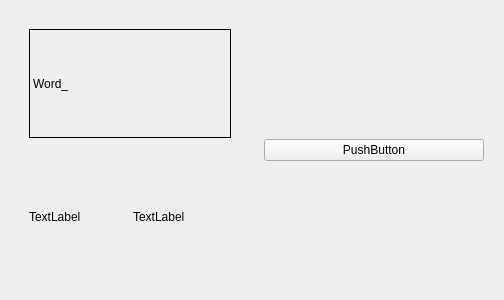
<?xml version="1.0" encoding="UTF-8"?>
<ui version="4.0">
 <class>WordCard</class>
 <widget class="QWidget" name="WordCard">
  <property name="geometry">
   <rect>
    <x>0</x>
    <y>0</y>
    <width>504</width>
    <height>300</height>
   </rect>
  </property>
  <property name="windowTitle">
   <string>Form</string>
  </property>
  <layout class="QHBoxLayout" name="horizontalLayout">
   <item>
    <widget class="QWidget" name="InfoWidget_" native="true">
     <property name="minimumSize">
      <size>
       <width>50</width>
       <height>50</height>
      </size>
     </property>
     <layout class="QVBoxLayout" name="verticalLayout">
      <item>
       <widget class="QWidget" name="Title_" native="true">
        <property name="minimumSize">
         <size>
          <width>40</width>
          <height>40</height>
         </size>
        </property>
        <layout class="QHBoxLayout" name="horizontalLayout_2">
         <item>
          <widget class="QLabel" name="Word_">
           <property name="minimumSize">
            <size>
             <width>40</width>
             <height>40</height>
            </size>
           </property>
           <property name="frameShape">
            <enum>QFrame::Box</enum>
           </property>
           <property name="text">
            <string>Word_</string>
           </property>
          </widget>
         </item>
        </layout>
       </widget>
      </item>
      <item>
       <widget class="QWidget" name="Context_" native="true">
        <layout class="QHBoxLayout" name="horizontalLayout_3">
         <item>
          <widget class="QLabel" name="Property_">
           <property name="text">
            <string>TextLabel</string>
           </property>
          </widget>
         </item>
         <item>
          <widget class="QLabel" name="Meaning_">
           <property name="text">
            <string>TextLabel</string>
           </property>
          </widget>
         </item>
        </layout>
       </widget>
      </item>
     </layout>
    </widget>
   </item>
   <item>
    <widget class="QWidget" name="OptWidget_" native="true">
     <layout class="QVBoxLayout" name="verticalLayout_2">
      <item>
       <widget class="QPushButton" name="DeleteButton_">
        <property name="text">
         <string>PushButton</string>
        </property>
       </widget>
      </item>
     </layout>
    </widget>
   </item>
  </layout>
 </widget>
 <resources/>
 <connections/>
</ui>
